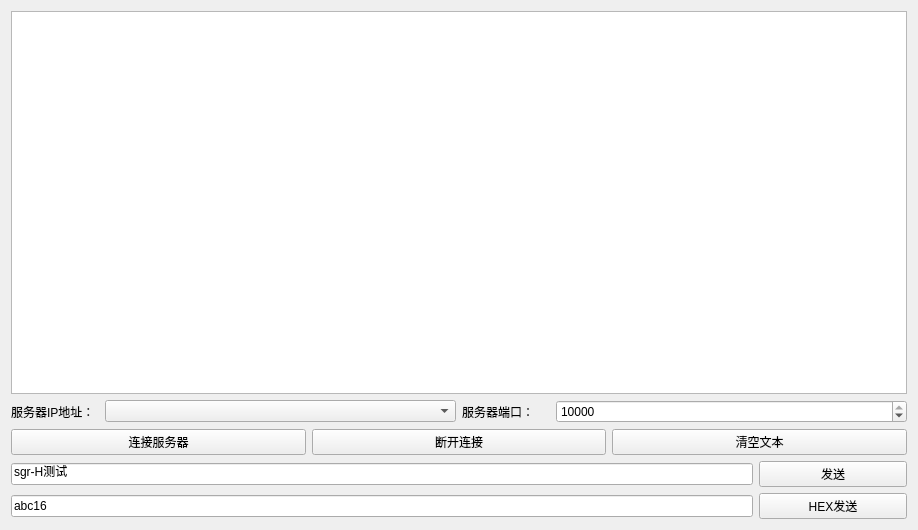
<?xml version="1.0" encoding="UTF-8"?>
<ui version="4.0">
 <class>Widget</class>
 <widget class="QWidget" name="Widget">
  <property name="enabled">
   <bool>true</bool>
  </property>
  <property name="geometry">
   <rect>
    <x>0</x>
    <y>0</y>
    <width>918</width>
    <height>530</height>
   </rect>
  </property>
  <property name="minimumSize">
   <size>
    <width>800</width>
    <height>480</height>
   </size>
  </property>
  <property name="maximumSize">
   <size>
    <width>1024</width>
    <height>600</height>
   </size>
  </property>
  <property name="windowTitle">
   <string>Widget</string>
  </property>
  <layout class="QGridLayout" name="gridLayout">
   <item row="0" column="0">
    <widget class="QTextBrowser" name="textBrowser"/>
   </item>
   <item row="1" column="0">
    <layout class="QHBoxLayout" name="horizontalLayout_7" stretch="1,1">
     <item>
      <layout class="QHBoxLayout" name="horizontalLayout_8" stretch="1,4">
       <item>
        <widget class="QLabel" name="label_3">
         <property name="text">
          <string>服务器IP地址：</string>
         </property>
        </widget>
       </item>
       <item>
        <widget class="QComboBox" name="comboBox_2"/>
       </item>
      </layout>
     </item>
     <item>
      <layout class="QHBoxLayout" name="horizontalLayout_9" stretch="1,4">
       <item>
        <widget class="QLabel" name="label_4">
         <property name="text">
          <string>服务器端口：</string>
         </property>
        </widget>
       </item>
       <item>
        <widget class="QSpinBox" name="spinBox_2">
         <property name="maximum">
          <number>10000</number>
         </property>
         <property name="value">
          <number>10000</number>
         </property>
        </widget>
       </item>
      </layout>
     </item>
    </layout>
   </item>
   <item row="2" column="0">
    <layout class="QHBoxLayout" name="horizontalLayout_6">
     <item>
      <widget class="QPushButton" name="pushButton_5">
       <property name="text">
        <string>连接服务器</string>
       </property>
      </widget>
     </item>
     <item>
      <widget class="QPushButton" name="pushButton_6">
       <property name="text">
        <string>断开连接</string>
       </property>
      </widget>
     </item>
     <item>
      <widget class="QPushButton" name="pushButton_7">
       <property name="text">
        <string>清空文本</string>
       </property>
      </widget>
     </item>
    </layout>
   </item>
   <item row="3" column="0">
    <layout class="QHBoxLayout" name="horizontalLayout_10" stretch="5,1">
     <item>
      <widget class="QLineEdit" name="lineEdit_2">
       <property name="text">
        <string>sgr-H测试</string>
       </property>
      </widget>
     </item>
     <item>
      <widget class="QPushButton" name="pushButton_8">
       <property name="text">
        <string>发送</string>
       </property>
      </widget>
     </item>
    </layout>
   </item>
   <item row="4" column="0">
    <layout class="QHBoxLayout" name="horizontalLayout_11" stretch="5,1">
     <item>
      <widget class="QLineEdit" name="lineEdit_3">
       <property name="text">
        <string>abc16</string>
       </property>
      </widget>
     </item>
     <item>
      <widget class="QPushButton" name="pushButton_9">
       <property name="text">
        <string>HEX发送</string>
       </property>
      </widget>
     </item>
    </layout>
   </item>
  </layout>
 </widget>
 <resources/>
 <connections/>
</ui>
